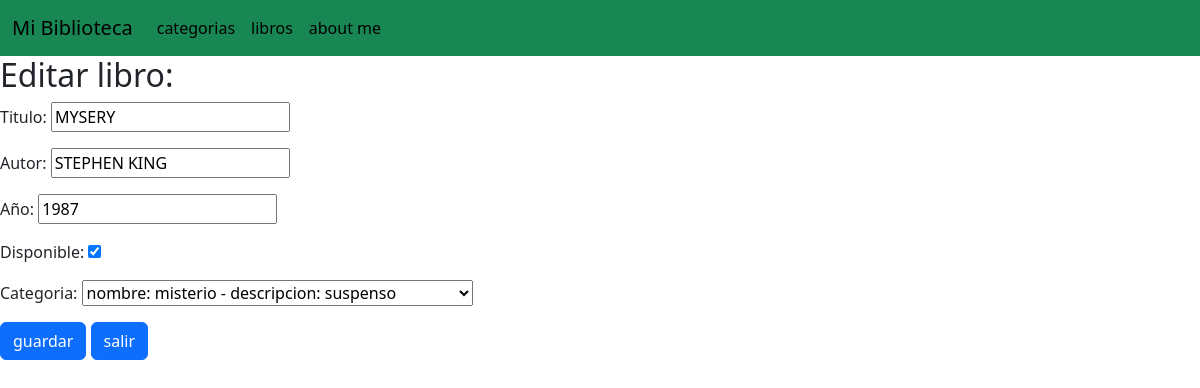
/lib/2/editar/, run on the app's committed database.
### Libros/models.py (models this page shows, shortened)
class Libro(models.Model):
    titulo=models.CharField()
    autor=models.CharField()
    año=models.IntegerField()
    disponible=models.BooleanField()
    categoria=models.ForeignKey(Categoria, on_delete=models.CASCADE, related_name='libros')
    class Meta:
        verbose_name = 'Libro'
        verbose_name_plural = 'Libros'

### Libros/views.py (the view)
# urls.py: path('<int:pk>/editar/',  LibroUpdateView.as_view(), name='libros_editar'),
class LibroUpdateView(UpdateView):
   model = Libro
   template_name = 'libros_editar.html'
   fields=['titulo','autor','año','disponible','categoria']
   success_url= reverse_lazy('lista_libros')

### Categorias/models.py (called while the page is built)
    def __str__(self):
     return f'nombre: {self.nombre} - descripcion: {self.descripcion}'

### Libros/templates/libros_editar.html (shortened to what this page needs)
{% extends 'base.html' %}
{% block content %}
<!DOCTYPE html>
<html lang="en">
<head>
</head>
<body>
    <h2>Editar libro:</h2>
     <form  method="POST">{% csrf_token %}
        {{ form.as_p }}
        <input class="btn btn-primary" type="submit" value="guardar" href="/lib/categoria/1">
        <a href="/lib/categoria/1" class="btn btn-primary">salir</a>
    </form>
</body>
</html>
{% endblock %}

### data on the page
Libro: titulo "MYSERY", autor "STEPHEN KING", año "1987", disponible "☑", categoria "nombre: misterio - descripcion: suspenso"
